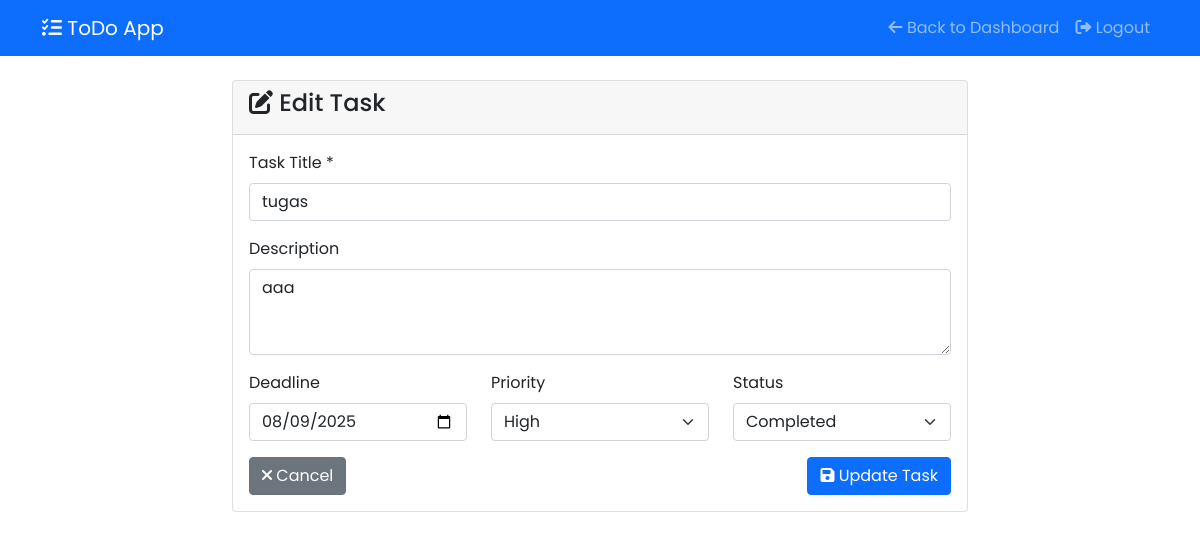
The app's page /edit_task.php?id=2 (signed in) with its own data.
### tables this page shows
CREATE TABLE `tasks` (
  `id` int(11) NOT NULL,
  `user_id` int(11) NOT NULL,
  `title` varchar(255) NOT NULL,
  `description` text DEFAULT NULL,
  `deadline` date DEFAULT NULL,
  `priority` enum('low','medium','high') DEFAULT 'medium',
  `status` enum('pending','completed') DEFAULT 'pending',
  `created_at` timestamp NOT NULL DEFAULT current_timestamp(),
  `updated_at` timestamp NOT NULL DEFAULT current_timestamp() ON UPDATE current_timestamp()
);

### edit_task.php (the view, shortened to what this page needs)
<?php
require_once 'config/database.php';
$task_id = $_GET['id'];
$stmt = $pdo->prepare("SELECT * FROM tasks WHERE id = ? AND user_id = ?");
$stmt->execute([$task_id, $_SESSION['user_id']]);
$task = $stmt->fetch();
include 'includes/header.php';
?>
<link rel="stylesheet" href="assets/style.css">
<nav class="navbar navbar-expand-lg navbar-dark bg-primary">
    <div class="container">
        <a class="navbar-brand" href="dashboard.php">
            <i class="fas fa-tasks"></i> ToDo App
        </a>
        <div class="navbar-nav ms-auto">
            <a class="nav-link" href="dashboard.php">
                <i class="fas fa-arrow-left"></i> Back to Dashboard
            </a>
            <a class="nav-link" href="logout.php">
                <i class="fas fa-sign-out-alt"></i> Logout
            </a>
        </div>
    </div>
</nav>
<div class="container mt-4">
    <div class="row justify-content-center">
        <div class="col-md-8">
            <div class="card">
                <div class="card-header">
                    <h4><i class="fas fa-edit"></i> Edit Task</h4>
                </div>
                <div class="card-body">
                    <form method="POST">
                        <div class="mb-3">
                            <label for="title" class="form-label">Task Title *</label>
                            <input type="text" class="form-control" id="title" name="title" required
                                   value="<?php echo htmlspecialchars($task['title']); ?>">
                        </div>
                        <div class="mb-3">
                            <label for="description" class="form-label">Description</label>
                            <textarea class="form-control" id="description" name="description" rows="3"><?php echo htmlspecialchars($task['description']); ?></textarea>
                        </div>
                        <div class="row">
                            <div class="col-md-4">
                                <div class="mb-3">
                                    <label for="deadline" class="form-label">Deadline</label>
                                    <input type="date" class="form-control" id="deadline" name="deadline"
                                           value="<?php echo $task['deadline']; ?>">
                                </div>
                            </div>
                            <div class="col-md-4">
                                <div class="mb-3">
                                    <label for="priority" class="form-label">Priority</label>
                                    <select class="form-select" id="priority" name="priority">
                                        <option value="high" <?php echo $task['priority'] == 'high' ? 'selected' : ''; ?>>High</option>
                                    </select>
                                </div>
                            </div>
                            <div class="col-md-4">
                                <div class="mb-3">
                                    <label for="status" class="form-label">Status</label>
                                    <select class="form-select" id="status" name="status">
                                        <option value="completed" <?php echo $task['status'] == 'completed' ? 'selected' : ''; ?>>Completed</option>
                                    </select>
                                </div>
                            </div>
                        </div>
                        <div class="d-flex justify-content-between">
                            <a href="dashboard.php" class="btn btn-secondary">
                                <i class="fas fa-times"></i> Cancel
                            </a>
                            <button type="submit" class="btn btn-primary">
                                <i class="fas fa-save"></i> Update Task
                            </button>
                        </div>
                    </form>
                </div>
            </div>
        </div>
    </div>
</div>
<?php include 'includes/footer.php'; ?>

### css/style.css (style rules this page uses)
* { font-family: 'Poppins', sans-serif; }

### records on screen
tasks: title "tugas", description "aaa", deadline "08/09/2025", priority "High", status "Completed"
